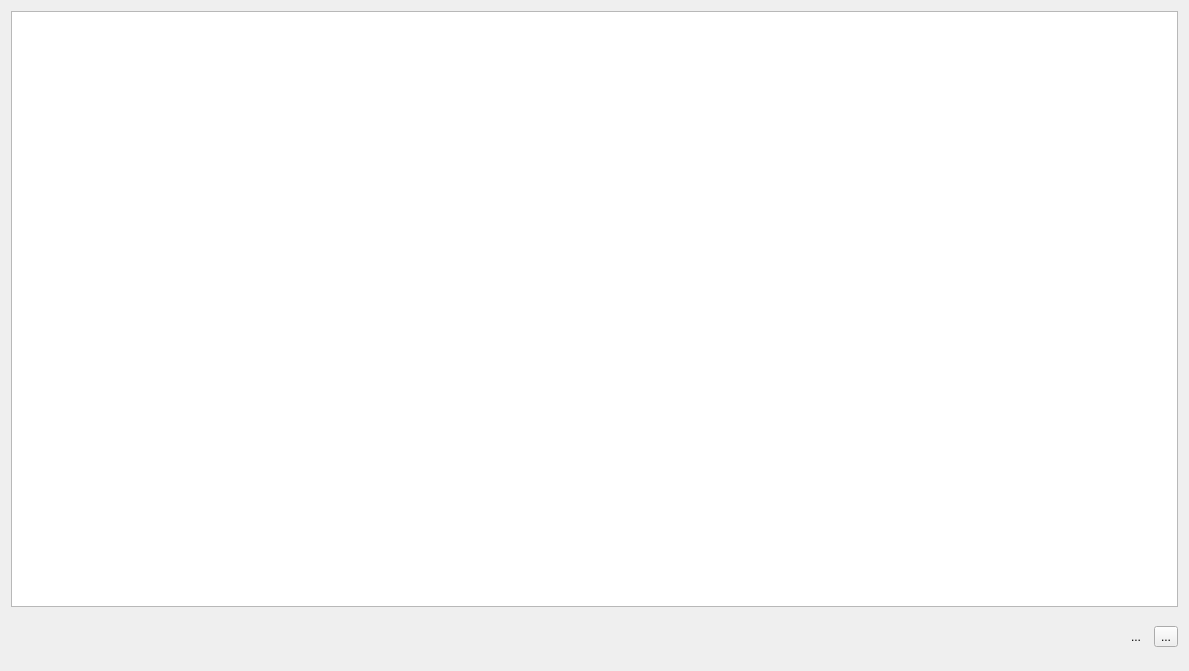
<?xml version="1.0" encoding="UTF-8"?>
<ui version="4.0">
 <class>Form</class>
 <widget class="QWidget" name="Form">
  <property name="geometry">
   <rect>
    <x>0</x>
    <y>0</y>
    <width>1189</width>
    <height>671</height>
   </rect>
  </property>
  <property name="windowTitle">
   <string>Form</string>
  </property>
  <layout class="QGridLayout" name="gridLayout_2">
   <item row="0" column="0">
    <layout class="QGridLayout" name="gridLayout">
     <item row="0" column="0">
      <widget class="QPlainTextEdit" name="plainTextEdit"/>
     </item>
     <item row="1" column="0">
      <layout class="QHBoxLayout" name="horizontalLayout">
       <item>
        <widget class="QToolButton" name="toolButton">
         <property name="sizePolicy">
          <sizepolicy hsizetype="Fixed" vsizetype="Fixed">
           <horstretch>0</horstretch>
           <verstretch>0</verstretch>
          </sizepolicy>
         </property>
         <property name="mouseTracking">
          <bool>false</bool>
         </property>
         <property name="text">
          <string/>
         </property>
         <property name="icon">
          <iconset theme="dark" resource="resources.qrc">
           <normaloff>:/images/Icons/dark-mode.png</normaloff>
           <normalon>:/images/Icons/bright-mode.png</normalon>:/images/Icons/dark-mode.png</iconset>
         </property>
         <property name="iconSize">
          <size>
           <width>40</width>
           <height>40</height>
          </size>
         </property>
         <property name="checkable">
          <bool>true</bool>
         </property>
         <property name="autoRaise">
          <bool>true</bool>
         </property>
        </widget>
       </item>
       <item>
        <layout class="QVBoxLayout" name="verticalLayout">
         <item>
          <spacer name="horizontalSpacer">
           <property name="orientation">
            <enum>Qt::Horizontal</enum>
           </property>
           <property name="sizeHint" stdset="0">
            <size>
             <width>40</width>
             <height>20</height>
            </size>
           </property>
          </spacer>
         </item>
         <item>
          <spacer name="verticalSpacer">
           <property name="orientation">
            <enum>Qt::Vertical</enum>
           </property>
           <property name="sizeType">
            <enum>QSizePolicy::Minimum</enum>
           </property>
           <property name="sizeHint" stdset="0">
            <size>
             <width>20</width>
             <height>10</height>
            </size>
           </property>
          </spacer>
         </item>
        </layout>
       </item>
       <item>
        <widget class="QToolButton" name="toolButton_2">
         <property name="autoFillBackground">
          <bool>false</bool>
         </property>
         <property name="text">
          <string>...</string>
         </property>
         <property name="icon">
          <iconset>
           <selectedoff>:/images/Icons/cpy.jpg</selectedoff>
           <selectedon>:/images/Icons/cpyied.png</selectedon>
          </iconset>
         </property>
         <property name="iconSize">
          <size>
           <width>40</width>
           <height>40</height>
          </size>
         </property>
         <property name="checkable">
          <bool>true</bool>
         </property>
         <property name="checked">
          <bool>false</bool>
         </property>
         <property name="autoRepeat">
          <bool>true</bool>
         </property>
         <property name="autoExclusive">
          <bool>false</bool>
         </property>
         <property name="autoRepeatDelay">
          <number>3</number>
         </property>
         <property name="autoRepeatInterval">
          <number>300</number>
         </property>
         <property name="popupMode">
          <enum>QToolButton::DelayedPopup</enum>
         </property>
         <property name="autoRaise">
          <bool>true</bool>
         </property>
        </widget>
       </item>
       <item>
        <widget class="QToolButton" name="toolButton_3">
         <property name="text">
          <string>...</string>
         </property>
         <property name="icon">
          <iconset resource="resources.qrc">
           <normaloff>:/images/Icons/Speaker.png</normaloff>:/images/Icons/Speaker.png</iconset>
         </property>
         <property name="iconSize">
          <size>
           <width>40</width>
           <height>40</height>
          </size>
         </property>
        </widget>
       </item>
      </layout>
     </item>
    </layout>
   </item>
  </layout>
  <action name="actionopen">
   <property name="checkable">
    <bool>false</bool>
   </property>
   <property name="text">
    <string>open</string>
   </property>
   <property name="shortcut">
    <string>Ctrl+I</string>
   </property>
  </action>
  <action name="actionSave_As">
   <property name="text">
    <string>Save As</string>
   </property>
   <property name="shortcut">
    <string>Ctrl+S</string>
   </property>
  </action>
 </widget>
 <resources>
  <include location="resources.qrc"/>
 </resources>
 <connections/>
</ui>
